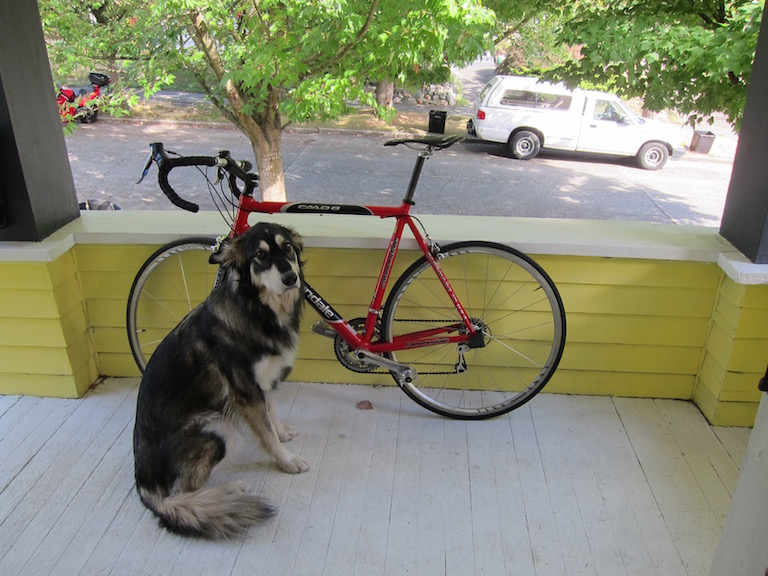
#> input picture images/doggo.jpg, 768 x 576 px
$ python HOG.py
#> lines starting #> are read from the running program, lines starting #| are printed output that depends on the picture
import matplotlib.pyplot as plt
from skimage import feature, color, io

# Load an image
image = io.imread('images/doggo.jpg')
#> image is the input picture: shape (576, 768, 3); mean R, G, B 134.4, 135.7, 114.1
gray = color.rgb2gray(image)
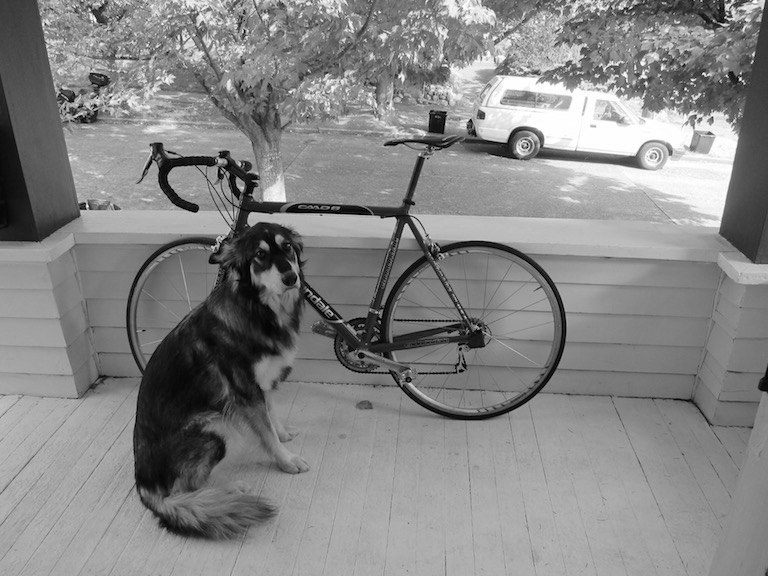
#> gray: shape (576, 768) float64; min 0, max 1, mean 0.525

# Compute HOG features and visualize
hog_features, hog_image = feature.hog(gray, visualize=True)
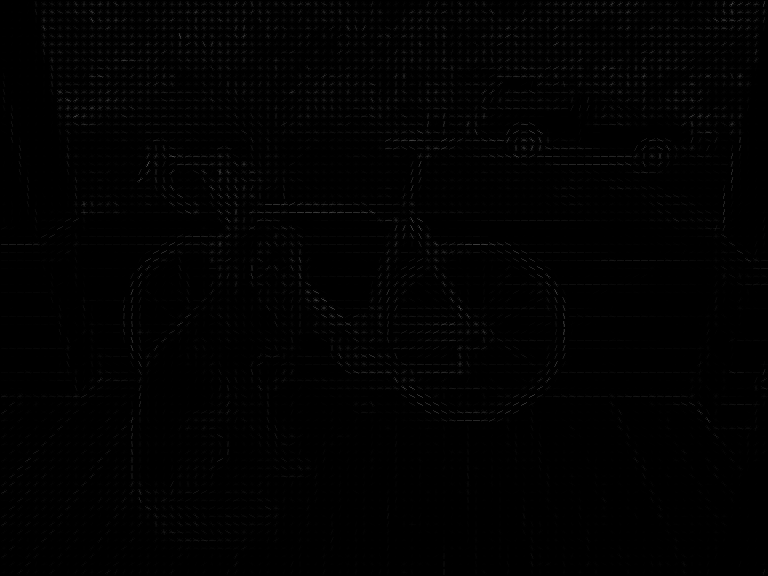
#> hog_image: shape (576, 768) float64; min 0, max 0.318, mean 0.00651

# Display the HOG image
plt.imshow(hog_image, cmap='gray')
plt.title('HOG Features')
plt.axis(False)
plt.show()

plt.imshow(image, cmap='gray')
plt.title('Original Image')
plt.axis(False)
plt.show()

$ run again, with images/human.jpg copied over images/doggo.jpg
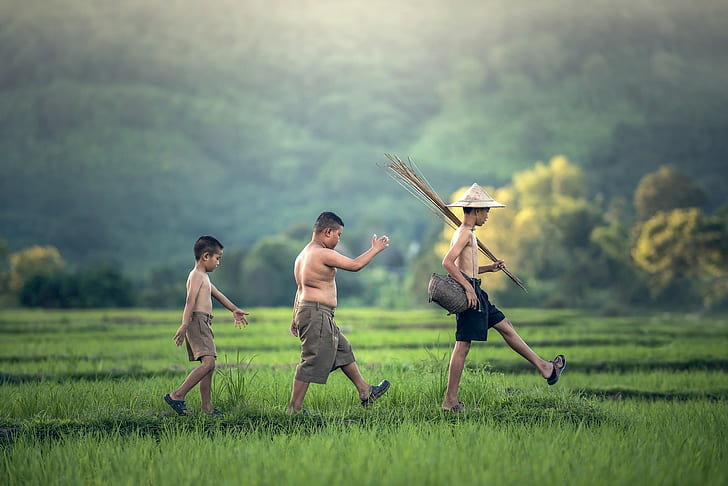
#> input picture images/human.jpg, 728 x 486 px
#> image is the input picture: shape (486, 728, 3); mean R, G, B 112.3, 131, 106.1
#> `gray = color.rgb2gray(image)`:
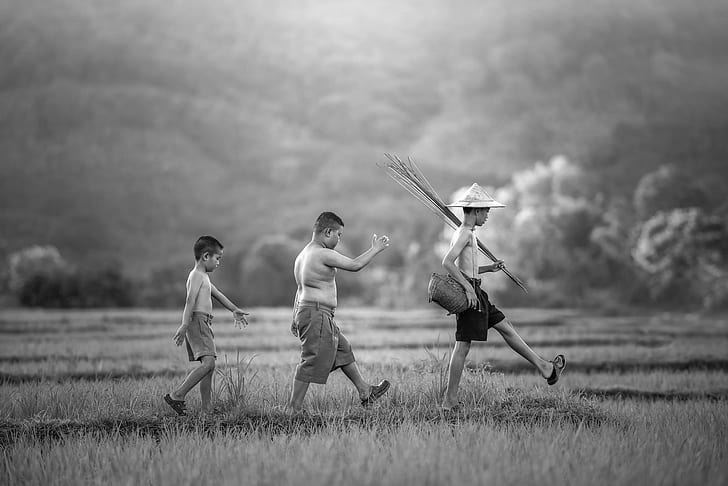
#> gray: shape (486, 728) float64; min 0.000565, max 1, mean 0.491
